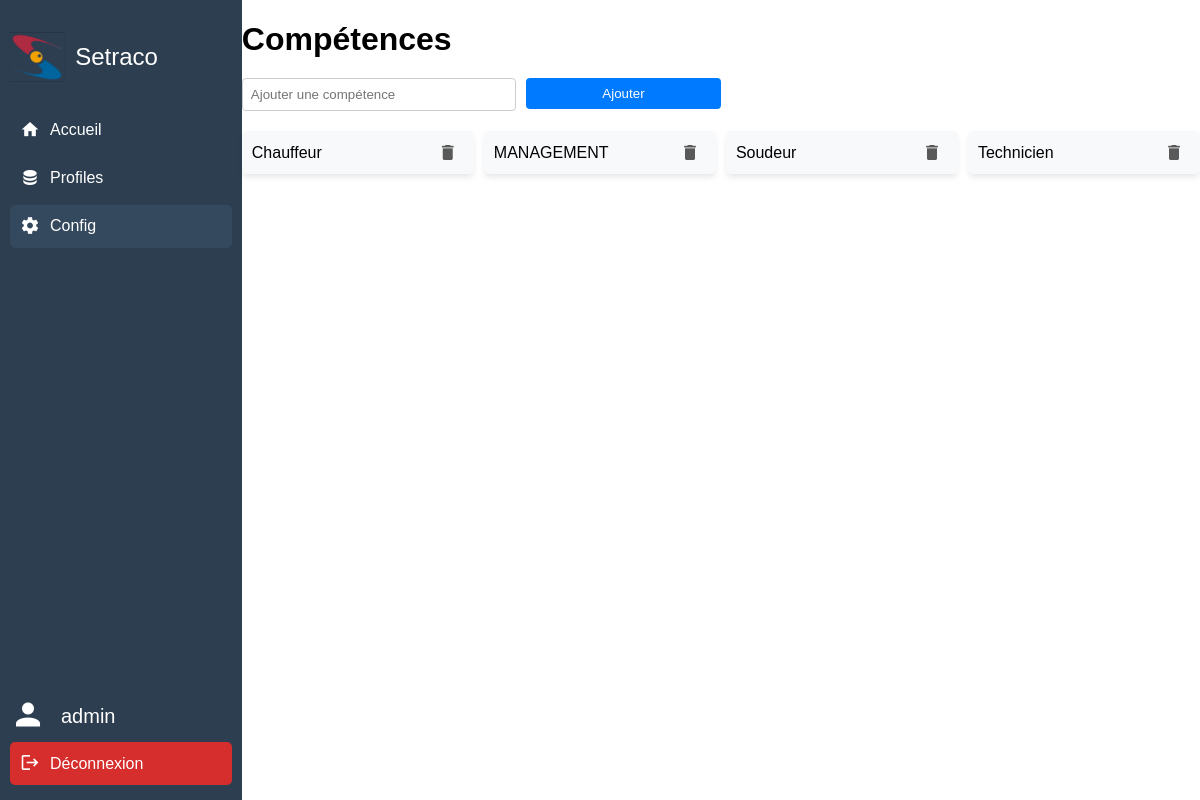
/config/ (signed in), run on the app's committed database.
### skills/models.py (models this page shows, shortened)
class Skill(models.Model):
    name = models.CharField(max_length=100)

### profiles/views.py (the view)
# urls.py: path('config/', config, name='config'),
def config(request):
    if request.method == 'GET':
        skills = Skill.objects.all()
        return render(request, 'config.html', {'skills': skills})

### accounts/templatetags/auth_extras.py (called while the page is built)
@register.filter(name='has_groups')
def has_groups(user, group_names):
    if isinstance(group_names, str):
        group_names = group_names.split(',')
    return user.groups.filter(name__in=group_names).exists() or user.is_superuser

### profiles/templates/config.html (shortened to what this page needs)
{% extends 'baseV3.html' %}
{% load auth_extras %}
{% block content %}
<h1>Compétences</h1>
{% if user|has_groups:"Editeur,Admin" %}
<form method="post" action="{% url 'add_skill' %}" class="add-skill-form">
    <input type="text" name="skill_name" placeholder="Ajouter une compétence" required>
    <button type="submit" class="btn btn-primary">Ajouter</button>
</form>
{% endif %}
<div class="skills-grid">
    {% for skill in skills %}
    <div class="skill-card">
        <span>{{ skill.name }}</span>
        {% if user|has_groups:"Admin" %}
        <button type="button" class="delete-btn-icon mdi mdi-delete" data-toggle="modal" data-target="#deleteSkillModal"
            data-id="{{ skill.id }}" data-name="{{ skill.name }}"
            onclick="openDeleteModal('{{ skill.id }}', '{{ skill.name }}')">
        </button>
        {% endif %}
    </div>
    {% endfor %}
</div>
{% endblock %}

### profiles/templates/baseV3.html (shortened to what this page needs)
{% load static %}
{% load auth_extras %}
<!DOCTYPE html>
<html lang="en">
<head>
    <link href="https://cdn.jsdelivr.net/npm/vuetify@3.7/dist/vuetify.min.css" rel="stylesheet">
    <link href="https://cdn.jsdelivr.net/npm/@mdi/font/css/materialdesignicons.min.css" rel="stylesheet">
</head>
<body>
    <div class="container">
        <div class="sidebar">
            <div class="logo">
                <img src="{% static 'images/logoCrop.png' %}" alt="Company Logo">
                <span>Setraco</span>
            </div>
            <nav class="menu">
                <a href="{% url 'home' %}" class="{% if request.path == '/' %}active{% endif %}">
                    <span class="mdi mdi-home"></span>
                    Accueil
                </a>
                <a href="{% url 'profiles' %}" class="{% if request.path == '/profiles/' %}active{% endif %}">
                    <span class="mdi mdi-database"></span>
                    Profiles
                </a>
                <a href="{% url 'config' %}" class="{% if request.path == '/config/' %}active{% endif %}">
                    <span class="mdi mdi-cog"></span>
                    Config
                </a>
            </nav>
            <div class="logout">
                <div id="account-details">
                    <span class="mdi mdi-account"></span>
                    <span id="username">
                        {{ user.username }}
                    </span>
                </div>
                <a href="{% url 'logout' %}">
                    <span class="mdi mdi-logout"></span>
                    Déconnexion
                </a>
            </div>
        </div>
        <div class="content">
            {% block content %}
            {% endblock %}
        </div>
    </div>
</body>
</html>

### profiles/templates/baseV3.html (style rules this page uses)
body, html { margin: 0; padding: 0; font-family: Arial, sans-serif; height: 100%; }
.container { display: flex; height: 100vh; width: 100%; }
.sidebar { width: 250px; background-color: #2c3e50; color: white; display: flex; flex-direction: column; justify-content: space-between; padding: 10px; }
.logo { display: flex; align-items: center; height: 12%; }
.logo img { height: 50px; margin-right: 10px; }
.logo span { font-size: 24px; }
.menu { flex-grow: 1; }
.menu a { display: flex; align-items: center; padding: 10px; margin: 5px 0; color: white; text-decoration: none; border-radius: 5px; transition: background-color 0.3s; }
.menu a:hover, .menu a.active { background-color: #34495e; }
.menu .mdi { font-size: 20px; margin-right: 10px; }
.logout { width: 100%; }
.logout a { display: flex; align-items: center; padding: 10px; margin: 5px 0; background-color: rgb(214, 45, 45); color: white; text-decoration: none; border-radius: 5px; transition: background-color 0.3s; }
.logout .mdi { font-size: 20px; margin-right: 10px; }
.logout #account-details { display: flex; align-items: center; gap: 5px }
.logout #account-details .mdi { font-size: 36px; }
.logout #username { font-size: 20px; }
.content { width: 90%; }

### profiles/templates/config.html (style rules this page uses)
h1 { margin-bottom: 20px; }
.add-skill-form { width: 50%; display: flex; margin-bottom: 20px; display: flex; justify-content: space-between; }
.add-skill-form input[type="text"] { flex: 0.6; width: 100%; padding: 8px; margin-right: 10px; border: 1px solid #ccc; border-radius: 4px; }
.add-skill-form .btn-primary { flex: 0.4; padding: 8px 12px; background-color: #007bff; border: none; color: white; border-radius: 4px; cursor: pointer; }
.skills-grid { display: grid; grid-template-columns: repeat(4, 1fr); gap: 10px; }
.skill-card { background-color: #f8f9fa; padding: 10px; box-shadow: 0 4px 6px -1px rgba(0, 0, 0, 0.1); border-radius: 5px; display: flex; justify-content: space-between; align-items: center; }
.skill-card span { font-size: 16px; }
.btn { width: 100%; height: 100%; border: none; cursor: pointer; border-radius: 3px; }
.delete-btn-icon { background: none; border: none; color: rgb(89, 89, 89); cursor: pointer; font-size: 20px; display: flex; align-items: center; justify-content: center; }

### data on the page
Skill: name "Chauffeur"
Skill: name "MANAGEMENT"
Skill: name "Soudeur"
Skill: name "Technicien"

### other printed values
{{ user.username }} "admin"
